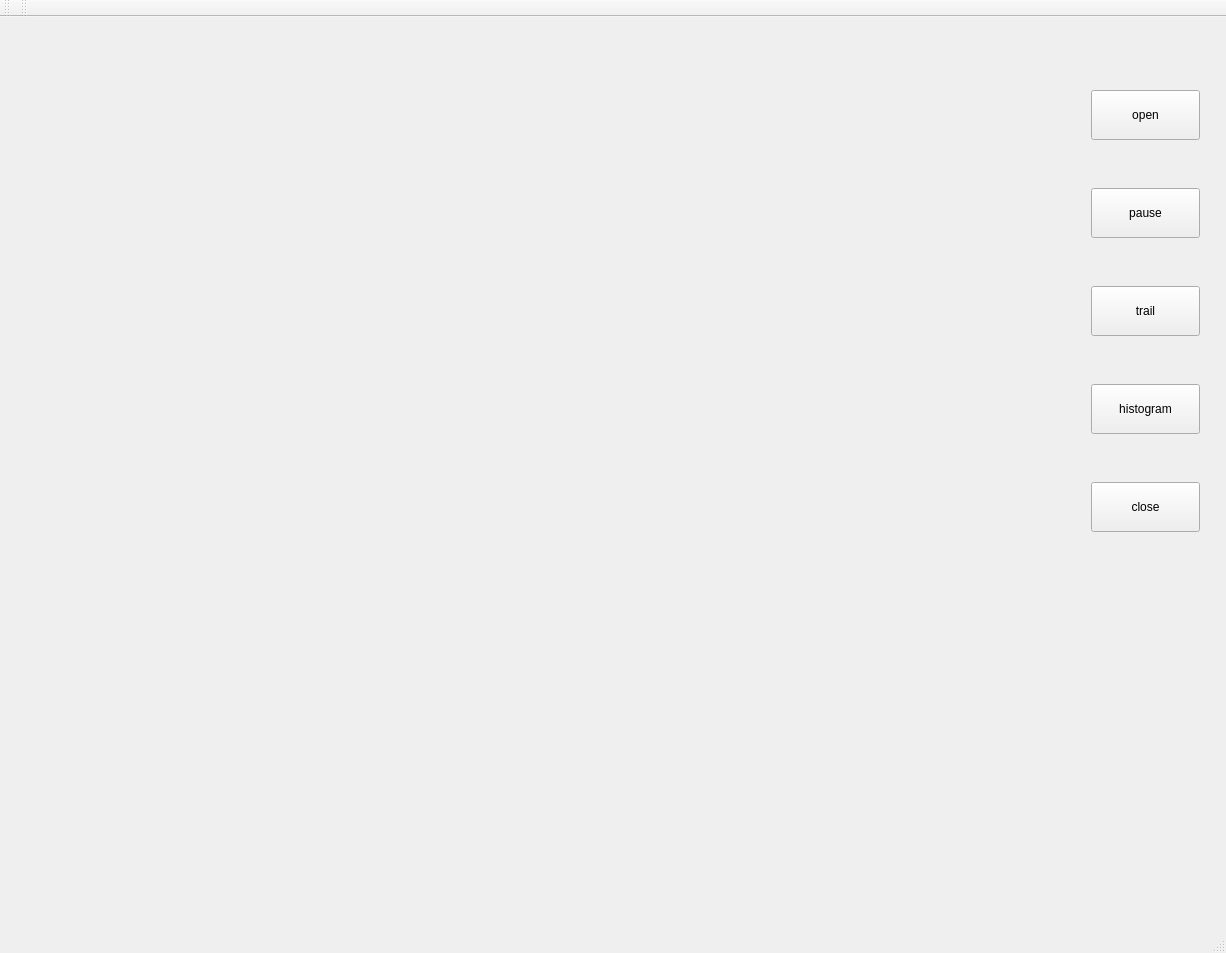
<?xml version="1.0" encoding="UTF-8"?>
<ui version="4.0">
 <class>MainWindow</class>
 <widget class="QMainWindow" name="MainWindow">
  <property name="enabled">
   <bool>true</bool>
  </property>
  <property name="geometry">
   <rect>
    <x>0</x>
    <y>0</y>
    <width>1226</width>
    <height>953</height>
   </rect>
  </property>
  <property name="focusPolicy">
   <enum>Qt::NoFocus</enum>
  </property>
  <property name="acceptDrops">
   <bool>false</bool>
  </property>
  <property name="windowTitle">
   <string>MainWindow</string>
  </property>
  <widget class="QWidget" name="centralWidget">
   <widget class="QLabel" name="p1label">
    <property name="geometry">
     <rect>
      <x>740</x>
      <y>740</y>
      <width>165</width>
      <height>150</height>
     </rect>
    </property>
    <property name="minimumSize">
     <size>
      <width>165</width>
      <height>150</height>
     </size>
    </property>
    <property name="text">
     <string/>
    </property>
   </widget>
   <widget class="QLabel" name="p0label">
    <property name="geometry">
     <rect>
      <x>150</x>
      <y>740</y>
      <width>165</width>
      <height>150</height>
     </rect>
    </property>
    <property name="minimumSize">
     <size>
      <width>165</width>
      <height>150</height>
     </size>
    </property>
    <property name="maximumSize">
     <size>
      <width>273</width>
      <height>392</height>
     </size>
    </property>
    <property name="text">
     <string/>
    </property>
   </widget>
   <widget class="QLabel" name="label">
    <property name="geometry">
     <rect>
      <x>11</x>
      <y>6</y>
      <width>1041</width>
      <height>720</height>
     </rect>
    </property>
    <property name="minimumSize">
     <size>
      <width>712</width>
      <height>0</height>
     </size>
    </property>
    <property name="text">
     <string/>
    </property>
   </widget>
   <widget class="QLabel" name="head0">
    <property name="geometry">
     <rect>
      <x>0</x>
      <y>770</y>
      <width>150</width>
      <height>121</height>
     </rect>
    </property>
    <property name="minimumSize">
     <size>
      <width>150</width>
      <height>101</height>
     </size>
    </property>
    <property name="text">
     <string/>
    </property>
   </widget>
   <widget class="QLabel" name="head1">
    <property name="geometry">
     <rect>
      <x>590</x>
      <y>770</y>
      <width>150</width>
      <height>121</height>
     </rect>
    </property>
    <property name="minimumSize">
     <size>
      <width>150</width>
      <height>121</height>
     </size>
    </property>
    <property name="text">
     <string/>
    </property>
   </widget>
   <widget class="QWidget" name="verticalLayoutWidget">
    <property name="geometry">
     <rect>
      <x>1080</x>
      <y>20</y>
      <width>131</width>
      <height>551</height>
     </rect>
    </property>
    <layout class="QVBoxLayout" name="verticalLayout">
     <item>
      <widget class="QPushButton" name="openButton">
       <property name="sizePolicy">
        <sizepolicy hsizetype="Preferred" vsizetype="Fixed">
         <horstretch>0</horstretch>
         <verstretch>0</verstretch>
        </sizepolicy>
       </property>
       <property name="minimumSize">
        <size>
         <width>80</width>
         <height>50</height>
        </size>
       </property>
       <property name="maximumSize">
        <size>
         <width>220</width>
         <height>50</height>
        </size>
       </property>
       <property name="baseSize">
        <size>
         <width>0</width>
         <height>0</height>
        </size>
       </property>
       <property name="text">
        <string>open</string>
       </property>
      </widget>
     </item>
     <item>
      <widget class="QPushButton" name="pauseButton">
       <property name="minimumSize">
        <size>
         <width>80</width>
         <height>50</height>
        </size>
       </property>
       <property name="maximumSize">
        <size>
         <width>220</width>
         <height>50</height>
        </size>
       </property>
       <property name="text">
        <string>pause</string>
       </property>
      </widget>
     </item>
     <item>
      <widget class="QPushButton" name="Trail">
       <property name="minimumSize">
        <size>
         <width>80</width>
         <height>50</height>
        </size>
       </property>
       <property name="text">
        <string>trail</string>
       </property>
      </widget>
     </item>
      <item>
      <widget class="QPushButton" name="histogram">
       <property name="sizePolicy">
        <sizepolicy hsizetype="Preferred" vsizetype="Fixed">
         <horstretch>0</horstretch>
         <verstretch>0</verstretch>
        </sizepolicy>
       </property>
       <property name="minimumSize">
        <size>
         <width>80</width>
         <height>50</height>
        </size>
       </property>
       <property name="maximumSize">
        <size>
         <width>220</width>
         <height>16777215</height>
        </size>
       </property>
       <property name="text">
        <string>histogram</string>
       </property>
      </widget>
     </item>
     <item>
      <widget class="QPushButton" name="closeButton">
       <property name="sizePolicy">
        <sizepolicy hsizetype="Preferred" vsizetype="Fixed">
         <horstretch>0</horstretch>
         <verstretch>0</verstretch>
        </sizepolicy>
       </property>
       <property name="minimumSize">
        <size>
         <width>80</width>
         <height>50</height>
        </size>
       </property>
       <property name="maximumSize">
        <size>
         <width>220</width>
         <height>16777215</height>
        </size>
       </property>
       <property name="text">
        <string>close</string>
       </property>
      </widget>
     </item>
    </layout>
   </widget>
   <widget class="QLabel" name="attr0">
    <property name="geometry">
     <rect>
      <x>320</x>
      <y>740</y>
      <width>150</width>
      <height>151</height>
     </rect>
    </property>
    <property name="minimumSize">
     <size>
      <width>150</width>
      <height>150</height>
     </size>
    </property>
    <property name="text">
     <string/>
    </property>
   </widget>
   <widget class="QLabel" name="attr1">
    <property name="geometry">
     <rect>
      <x>910</x>
      <y>740</y>
      <width>150</width>
      <height>150</height>
     </rect>
    </property>
    <property name="minimumSize">
     <size>
      <width>150</width>
      <height>150</height>
     </size>
    </property>
    <property name="text">
     <string/>
    </property>
   </widget>
  </widget>
  <widget class="QMenuBar" name="menuBar">
   <property name="geometry">
    <rect>
     <x>0</x>
     <y>0</y>
     <width>1226</width>
     <height>22</height>
    </rect>
   </property>
  </widget>
  <widget class="QToolBar" name="mainToolBar">
   <attribute name="toolBarArea">
    <enum>TopToolBarArea</enum>
   </attribute>
   <attribute name="toolBarBreak">
    <bool>false</bool>
   </attribute>
  </widget>
  <widget class="QStatusBar" name="statusBar"/>
  <widget class="QToolBar" name="toolBar">
   <property name="windowTitle">
    <string>toolBar</string>
   </property>
   <attribute name="toolBarArea">
    <enum>TopToolBarArea</enum>
   </attribute>
   <attribute name="toolBarBreak">
    <bool>false</bool>
   </attribute>
  </widget>
 </widget>
 <layoutdefault spacing="6" margin="11"/>
 <resources/>
 <connections/>
</ui>
